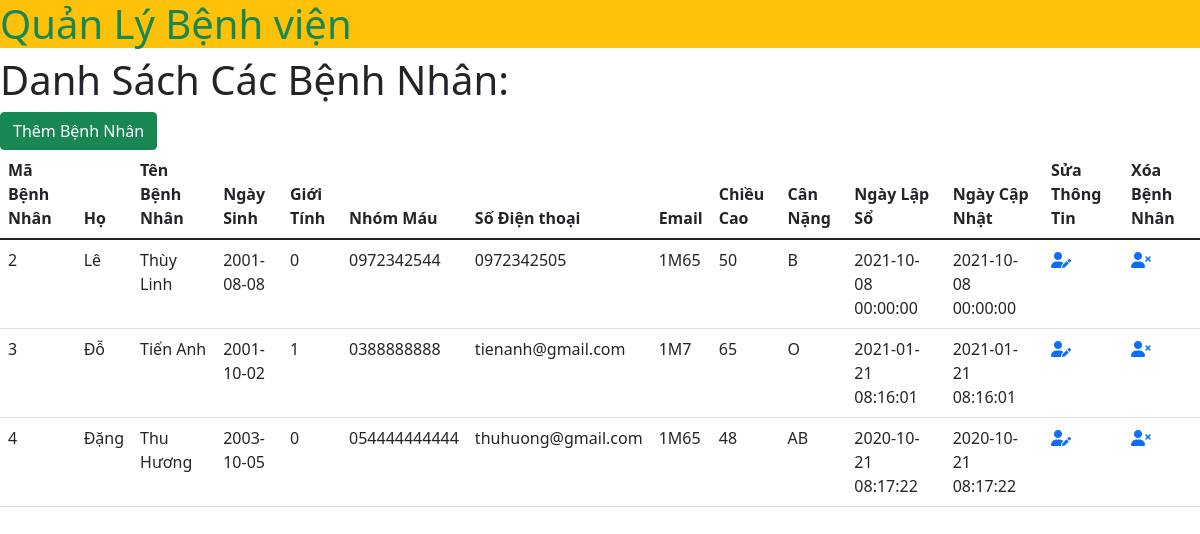
The page /src/ds.php on the database its author committed.
### tables this page shows
CREATE TABLE `patient` (
  `patientid` varchar(20) NOT NULL,
  `firstname` varchar(50) NOT NULL,
  `lastname` varchar(50) NOT NULL,
  `dateofbirth` date NOT NULL,
  `gender` tinyint(1) NOT NULL,
  `mobile` varchar(50) NOT NULL,
  `email` varchar(50) NOT NULL,
  `height` varchar(20) NOT NULL,
  `weight` float NOT NULL,
  `blood_type` varchar(10) NOT NULL,
  `created_on` datetime NOT NULL,
  `modified_on` datetime NOT NULL
);

### src/ds.php (the view, shortened to what this page needs)
<?php
include 'header.php';
?>
<h1>Danh Sách Các Bệnh Nhân:</h1>
<a href="http://localhost/project/src/addbn.php" class="btn btn-success">Thêm Bệnh Nhân</a>
<table class="table">
    <thead>
        <tr>
            <th scope="col">Mã Bệnh Nhân</th>
            <th scope="col">Họ</th>
            <th scope="col">Tên Bệnh Nhân</th>
            <th scope="col">Ngày Sinh</th>
            <th scope="col">Giới Tính</th>
            <th scope="col">Nhóm Máu</th>
            <th scope="col">Số Điện thoại</th>
            <th scope="col">Email</th>
            <th scope="col">Chiều Cao</th>
            <th scope="col">Cân Nặng</th>
            <th scope="col">Ngày Lập Sổ</th>
            <th scope="col">Ngày Cập Nhật</th>
            <th scope="col">Sửa Thông Tin</th>
      <th scope="col">Xóa Bệnh Nhân</th>
        </tr>
    </thead>
    <tbody>
        <?php
    $conn = mysqli_connect('localhost','root','','qlbv');
    $sql = "SELECT * FROM patient";
    $result = mysqli_query($conn,$sql);
    if(mysqli_num_rows($result) >0){
        while($row = mysqli_fetch_assoc($result)){
            echo '      <tr>';
      echo '<td>'.$row['patientid'].'</td>';
      echo '<td>'.$row['firstname'].'</td>';
      echo '<td>'.$row['lastname'].'</td>';
      echo '<td>'.$row['dateofbirth'].'</td>';
      echo '<td>'.$row['gender'].'</td>';
      echo '<td>'.$row['mobile'].'</td>';
      echo '<td>'.$row['email'].'</td>';
      echo '<td>'.$row['height'].'</td>';
      echo '<td>'.$row['weight'].'</td>';
      echo '<td>'.$row['blood_type'].'</td>';
      echo '<td>'.$row['created_on'].'</td>';
      echo '<td>'.$row['modified_on'].'</td>';
      echo   '  <td ><a  href="editbn.php?patientid='.$row['patientid'].'"><i class="fas fa-user-edit"></i></a></td>';
         echo   '  <td><a href="deletebn.php?patientid='.$row['patientid'].'"><i class="fas fa-user-times"></i></a></td>';
      echo ' </tr>';
        }
    }
      ?>
    </tbody>
</table>
<?php
include 'footer.php';
?>

### src/header.php (shortened to what this page needs)
<!doctype html>
<html lang="en">
  <head>
    <link href="https://cdn.jsdelivr.net/npm/bootstrap@5.1.1/dist/css/bootstrap.min.css" rel="stylesheet">
    <link rel="stylesheet" href="https://cdnjs.cloudflare.com/ajax/libs/font-awesome/6.0.0-beta2/css/all.min.css" />
  </head>
  <body>
    <h1 class="bg-warning text-success">Quản Lý Bệnh viện </h1>
</html>

### src/footer.php (shortened to what this page needs)
</body>

### rows shown on the page
patient: patientid "2", firstname "Lê", lastname "Thùy Linh", dateofbirth "2001-08-08", gender "0", mobile "0972342544", email "0972342505", height "1M65", weight "50", blood_type "B", created_on "2021-10-08 00:00:00", modified_on "2021-10-08 00:00:00"
patient: patientid "3", firstname "Đỗ", lastname "Tiến Anh", dateofbirth "2001-10-02", gender "1", mobile "0388888888", email "tienanh@gmail.com", height "1M7", weight "65", blood_type "O", created_on "2021-01-21 08:16:01", modified_on "2021-01-21 08:16:01"
patient: patientid "4", firstname "Đặng", lastname "Thu Hương", dateofbirth "2003-10-05", gender "0", mobile "054444444444", email "thuhuong@gmail.com", height "1M65", weight "48", blood_type "AB", created_on "2020-10-21 08:17:22", modified_on "2020-10-21 08:17:22"
